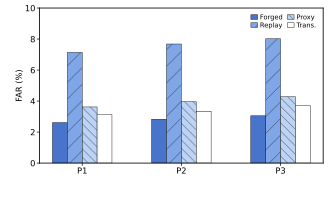

Write the Python code that produced this figure.
from pathlib import Path

import matplotlib
import matplotlib.pyplot as plt
import numpy as np
from matplotlib.patches import Patch


matplotlib.use("Agg")

# ===================== Raw data =====================
category_labels = ["P1", "P2", "P3"]
attack_labels = ["Forged", "Replay", "Proxy", "Trans."]

far_values = np.array(
    [
        [2.61, 7.14, 3.62, 3.13],
        [2.83, 7.68, 3.96, 3.34],
        [3.05, 8.02, 4.28, 3.71],
    ]
)

# ===================== Blue gradient + texture =====================
colors = [
    "#4874CB",
    "#7FA6E6",
    "#BCD3F5",
    "#FFFFFF",
]

hatches = [
    "",
    "//",
    "\\\\\\\\",
    "",
]

# ===================== Figure size: cm to inch =====================
cm_to_in = 1 / 2.54
fig_w = 8.4 * cm_to_in
fig_h = 5.0 * cm_to_in

plt.rcParams.update(
    {
        "font.size": 6,
        "axes.labelsize": 6,
        "xtick.labelsize": 6,
        "ytick.labelsize": 6,
        "legend.fontsize": 4.8,
        "font.family": "sans-serif",
        "hatch.linewidth": 0.2,
    }
)

fig, ax = plt.subplots(figsize=(fig_w, fig_h))
fig.patch.set_facecolor("white")
ax.set_facecolor("white")

# ===================== Bar layout =====================
x = np.arange(len(category_labels))
bar_w = 0.15
offsets = (np.arange(len(attack_labels)) - (len(attack_labels) - 1) / 2) * bar_w

for i, label in enumerate(attack_labels):
    ax.bar(
        x + offsets[i],
        far_values[:, i],
        width=bar_w,
        color=colors[i],
        edgecolor="black",
        linewidth=0.3,
        hatch=hatches[i],
        label=label,
        align="center",
    )

# ===================== Axes =====================
ax.set_xticks(x)
ax.set_xticklabels(category_labels)
ax.set_ylabel("FAR (%)", labelpad=1)

ax.set_ylim(0, 10)
ax.set_yticks([0, 2, 4, 6, 8, 10])

ax.tick_params(axis="both", pad=1, width=0.5, length=2)

for sp in ["left", "right", "top", "bottom"]:
    ax.spines[sp].set_visible(True)
    ax.spines[sp].set_linewidth(0.6)

# ===================== Legend =====================
legend_handles = [
    Patch(facecolor=colors[i], edgecolor="black", linewidth=0.3, hatch=hatches[i], label=attack_labels[i])
    for i in range(len(attack_labels))
]

legend = ax.legend(
    handles=legend_handles,
    loc="upper right",
    ncol=2,
    frameon=True,
    borderpad=0.18,
    handlelength=1.0,
    handletextpad=0.35,
    columnspacing=0.75,
    labelspacing=0.2,
    bbox_to_anchor=(0.99, 0.99),
)

frame = legend.get_frame()
frame.set_facecolor("white")
frame.set_alpha(0.8)
frame.set_edgecolor("none")
frame.set_linewidth(0.0)

# ===================== Layout =====================
plt.subplots_adjust(
    left=0.12,
    right=0.98,
    bottom=0.17,
    top=0.96,
)

# ===================== Export =====================
output_path = Path(__file__).with_suffix(".pdf")
plt.savefig(output_path, format="pdf")
plt.close(fig)
